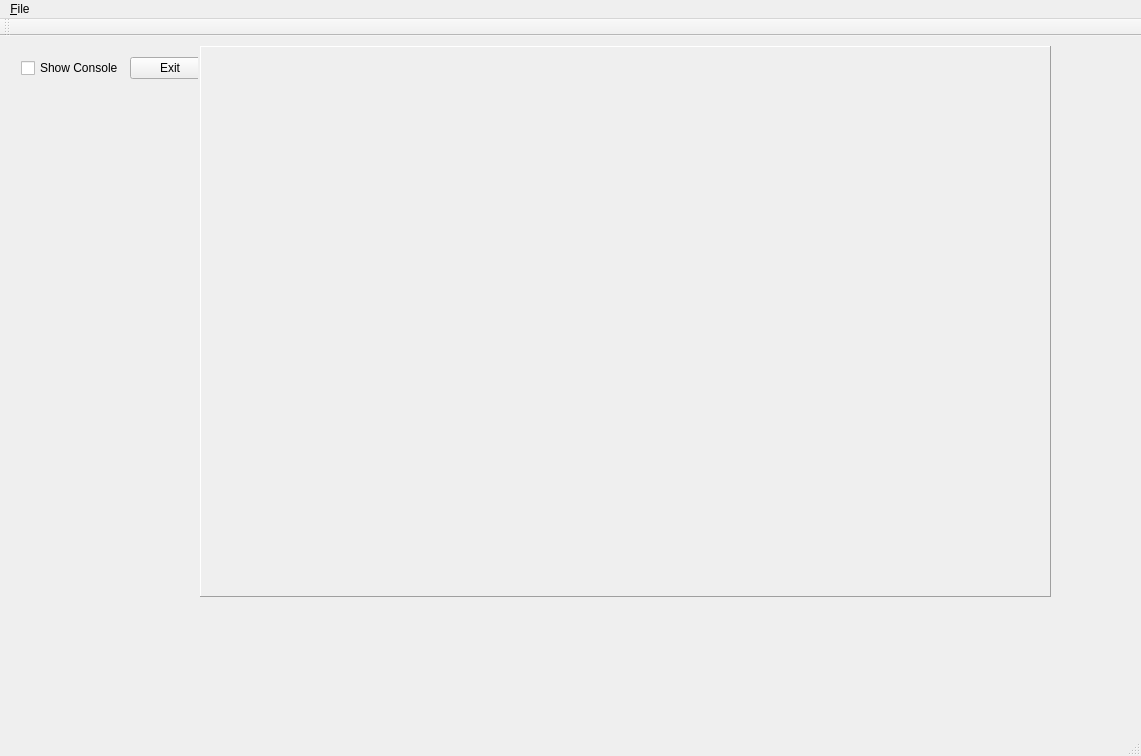
<?xml version="1.0" encoding="UTF-8"?>
<ui version="4.0">
 <class>GameWindow</class>
 <widget class="QMainWindow" name="GameWindow">
  <property name="geometry">
   <rect>
    <x>0</x>
    <y>0</y>
    <width>1141</width>
    <height>756</height>
   </rect>
  </property>
  <property name="windowTitle">
   <string>GameWindow</string>
  </property>
  <property name="windowIcon">
   <iconset>
    <normaloff>../../../Data/images/icon.ico</normaloff>../../../Data/images/icon.ico</iconset>
  </property>
  <widget class="QWidget" name="centralWidget">
   <property name="sizePolicy">
    <sizepolicy hsizetype="Expanding" vsizetype="Expanding">
     <horstretch>0</horstretch>
     <verstretch>0</verstretch>
    </sizepolicy>
   </property>
   <property name="maximumSize">
    <size>
     <width>1060</width>
     <height>570</height>
    </size>
   </property>
   <widget class="QWidget" name="formLayoutWidget">
    <property name="geometry">
     <rect>
      <x>10</x>
      <y>10</y>
      <width>188</width>
      <height>551</height>
     </rect>
    </property>
    <layout class="QFormLayout" name="formLayout">
     <property name="sizeConstraint">
      <enum>QLayout::SetMaximumSize</enum>
     </property>
     <property name="fieldGrowthPolicy">
      <enum>QFormLayout::ExpandingFieldsGrow</enum>
     </property>
     <property name="rowWrapPolicy">
      <enum>QFormLayout::WrapLongRows</enum>
     </property>
     <item row="0" column="0">
      <layout class="QHBoxLayout" name="horizontalLayout">
       <item>
        <widget class="QCheckBox" name="checkBox">
         <property name="sizePolicy">
          <sizepolicy hsizetype="Minimum" vsizetype="Minimum">
           <horstretch>0</horstretch>
           <verstretch>0</verstretch>
          </sizepolicy>
         </property>
         <property name="text">
          <string>Show Console</string>
         </property>
        </widget>
       </item>
       <item>
        <widget class="QPushButton" name="pushButton_2">
         <property name="sizePolicy">
          <sizepolicy hsizetype="Minimum" vsizetype="Minimum">
           <horstretch>0</horstretch>
           <verstretch>0</verstretch>
          </sizepolicy>
         </property>
         <property name="text">
          <string>Exit</string>
         </property>
        </widget>
       </item>
      </layout>
     </item>
    </layout>
   </widget>
   <widget class="QFrame" name="frame">
    <property name="geometry">
     <rect>
      <x>200</x>
      <y>10</y>
      <width>851</width>
      <height>551</height>
     </rect>
    </property>
    <property name="sizePolicy">
     <sizepolicy hsizetype="Maximum" vsizetype="Ignored">
      <horstretch>0</horstretch>
      <verstretch>0</verstretch>
     </sizepolicy>
    </property>
    <property name="maximumSize">
     <size>
      <width>851</width>
      <height>551</height>
     </size>
    </property>
    <property name="cursor">
     <cursorShape>CrossCursor</cursorShape>
    </property>
    <property name="frameShape">
     <enum>QFrame::Panel</enum>
    </property>
    <property name="frameShadow">
     <enum>QFrame::Raised</enum>
    </property>
   </widget>
  </widget>
  <widget class="QMenuBar" name="menuBar">
   <property name="geometry">
    <rect>
     <x>0</x>
     <y>0</y>
     <width>1141</width>
     <height>20</height>
    </rect>
   </property>
   <widget class="QMenu" name="menu_File">
    <property name="title">
     <string>&amp;File</string>
    </property>
    <addaction name="separator"/>
    <addaction name="action_Open"/>
    <addaction name="actionQuit"/>
   </widget>
   <addaction name="menu_File"/>
  </widget>
  <widget class="QToolBar" name="mainToolBar">
   <attribute name="toolBarArea">
    <enum>TopToolBarArea</enum>
   </attribute>
   <attribute name="toolBarBreak">
    <bool>false</bool>
   </attribute>
  </widget>
  <widget class="QStatusBar" name="statusBar"/>
  <action name="action_Open">
   <property name="text">
    <string>&amp;Open</string>
   </property>
  </action>
  <action name="actionQuit">
   <property name="text">
    <string>&amp;Quit</string>
   </property>
  </action>
 </widget>
 <layoutdefault spacing="6" margin="11"/>
 <resources/>
 <connections/>
</ui>
